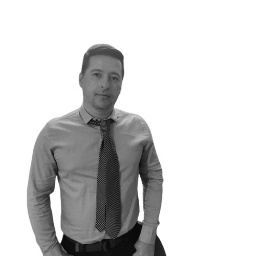
#> input picture Punto 4/Image/Fotoperfil_b&n.jpg, 256 x 256 px, found by its file name
$ jupyter execute 'Punto 4.ipynb'
#> lines starting #> are read from the running program, lines starting #| are printed output that depends on the picture
[cell 1]
import cv2
import numpy as np
import matplotlib.pyplot as plt
import os

[cell 2]
def apply_svd(image_file, output_folder, sv_num_list):
    # Load the image
    img = cv2.imread(image_file, cv2.IMREAD_GRAYSCALE)
#> img is the input picture: shape (256, 256); min 5, max 255, mean 209

    # Create an output folder if it doesn't exist
    if not os.path.exists(output_folder):
        os.makedirs(output_folder)

    # Perform SVD and visualize progressively reconstructed images
    explained_variances = []

    for sv_num in sv_num_list:
        reconstructed_img, explained_variance = svd_reconstruction(img, sv_num)
        explained_variances.append(explained_variance)

        # Save the reconstructed image
        output_path = os.path.join(output_folder, f'reconstructed_svd_{sv_num}.jpg')
        cv2.imwrite(output_path, reconstructed_img)
#> this loop made 4 passes
#> explained_variance on passes 1 to 4: 0.997, 0.999, 1, 1
#> pass 1, in svd_reconstruction, `u, s, v = np.linalg.svd(image, full_matrices=False)`:
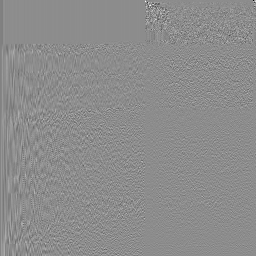
#> u: shape (256, 256) float64; min -0.918, max 0.744, mean -0.000217; drawn with min black and max white
#> pass 1, in svd_reconstruction, `u, s, v = np.linalg.svd(image, full_matrices=False)`:
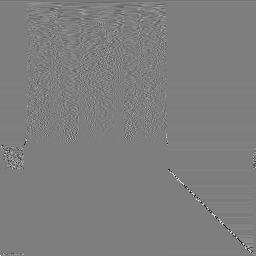
#> v: shape (256, 256) float64; min -0.987, max 0.995, mean -0.000298; drawn with min black and max white
#> pass 1, in svd_reconstruction, `reconstructed_img = np.dot(u, np.dot(np.diag(s), v))`:
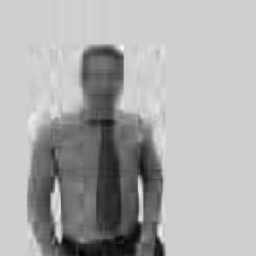
#> reconstructed_img: shape (256, 256) float64; min -13.98, max 316.7, mean 209; drawn with min black and max white
#> pass 1, in apply_svd, `reconstructed_img, explained_variance = svd_reconstruction(img, sv_num)`:
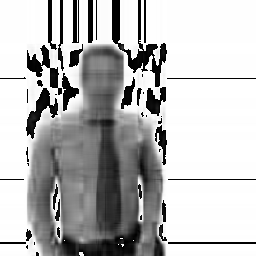
#> reconstructed_img: shape (256, 256); min 0, max 255, mean 186.9
#> after the loop, explained_variances = [0.997, 0.999, 1, 1]

    # Plot explained variance
    plot_explained_variance(sv_num_list, explained_variances, output_folder)

[cell 3]
def svd_reconstruction(image, sv_num):
    u, s, v = np.linalg.svd(image, full_matrices=False)
    s[sv_num:] = 0  # Keep only the first 'sv_num' singular values
    reconstructed_img = np.dot(u, np.dot(np.diag(s), v))
    explained_variance = np.sum(s**2) / np.sum(np.linalg.svd(image, compute_uv=False)**2)
    return np.uint8(reconstructed_img), explained_variance

[cell 4]
def plot_explained_variance(sv_num_list, explained_variances, output_folder):
    plt.figure(figsize=(8, 6))
    plt.plot(sv_num_list, explained_variances, marker='o')
    plt.title('Explained Variance vs. Number of Singular Values')
    plt.xlabel('Number of Singular Values')
    plt.ylabel('Explained Variance')
    plt.grid(True)
    plt.savefig(os.path.join(output_folder, 'explained_variance_plot.png'))
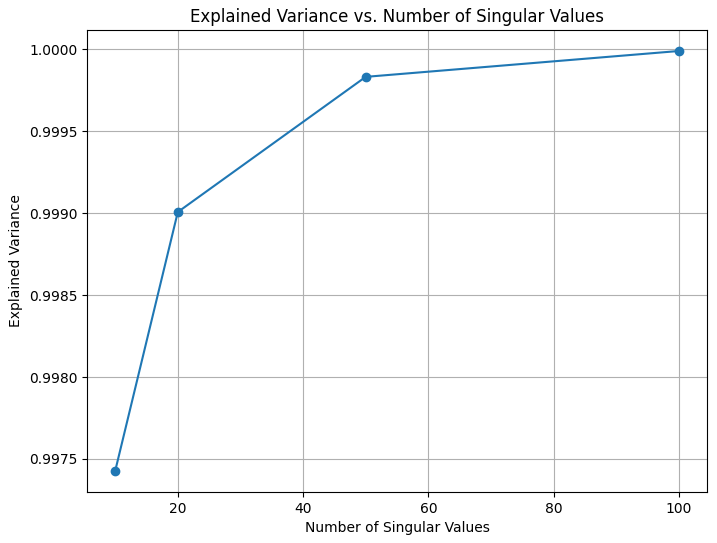
#> figure drawn by matplotlib, 1 panel
    plt.show()
